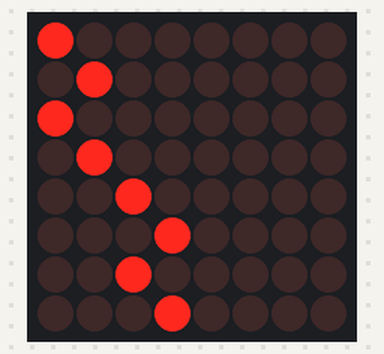
Simulated run of this sketch. Board: Arduino Uno, built with avr-gcc and run on an emulated ATmega328P. Shown: 8×8 LED matrix.

Above: at 0.1 s.

The sketch:

Matrix_array_dots_functions_v2.ino
```cpp
#include "LedControl.h"
LedControl lc=LedControl(12,10,11,1);
void setup() {
  lc.shutdown(0,false);
  lc.setIntensity(0,8);
  lc.clearDisplay(0);
}//new below this
const int size = 8;
int r[size] = {0,1,2,3,4,5,6,7};
int c[size] = {0,1,0,1,2,3,2,3};
void loop(){
for(int p=0; p<size; p++) lc.setLed(0,r[p],c[p],true);
}
```
